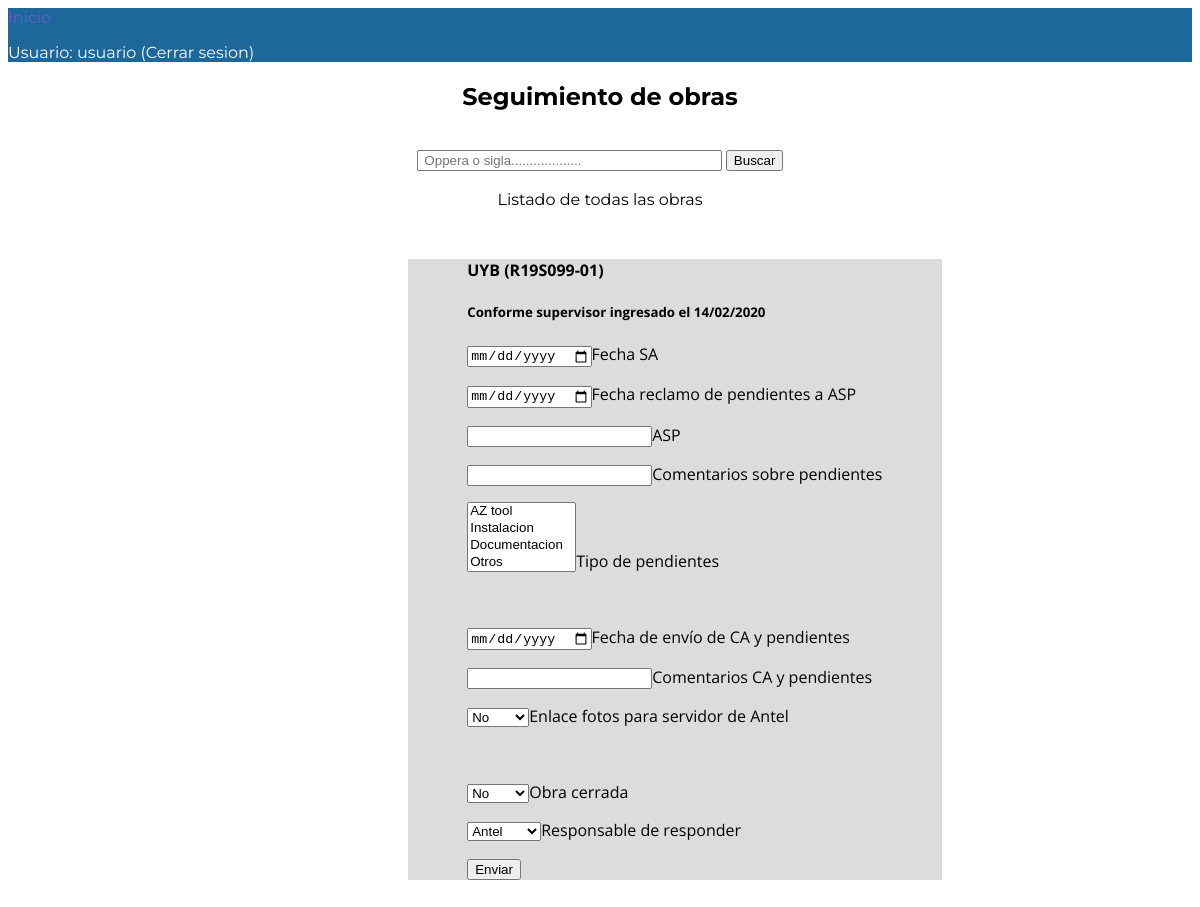
The page /manager/updatework/8/ (signed in) on the database as committed earlier.
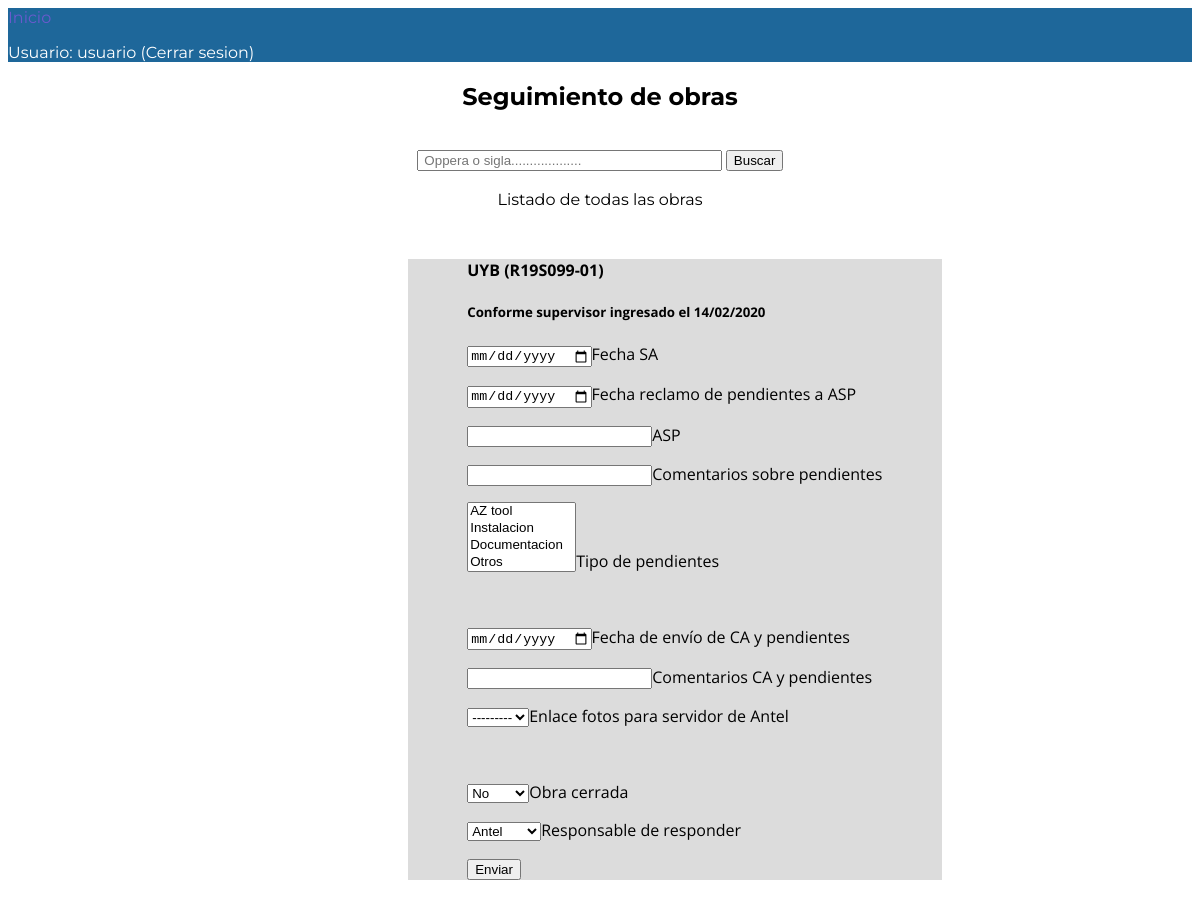
The same page on the database as committed later.
### manager/models.py (models this page shows)
class WorkSheet(models.Model):
    site = models.CharField(verbose_name = 'Sigla', max_length = 12)
    oppera = models.CharField(verbose_name = 'No. Oppera', max_length =  10)
    cs_date = models.DateField(verbose_name = 'Fecha CS',null = True)
    cs_comments = models.CharField(verbose_name = 'Comentarios sobre CS', null = True , blank = True, max_length = 200)
    pendings_date = models.DateField(verbose_name = 'Fecha SA',null = True, blank = True)
    claim_date = models.DateField(verbose_name = 'Fecha reclamo pendientes',null = True, blank = True)
    asp = models.CharField(verbose_name = 'ASP responsable', max_length = 15, null = True , blank = True)
    claim_pending_comments = models.CharField(verbose_name = 'Cometarios sobre el reclamo a ASP', null = True , blank = True, max_length = 200)
    ca_date = models.DateField(verbose_name = 'Fecha CA',null = True, blank = True)
    ca_comments = models.CharField(verbose_name = 'Comentarios sobre CA', null = True , blank = True, max_length = 200)
    SERVER_PICS = (
        ('s','Si'),
        ('n','No')
    )
    ca_pics_link = models.CharField(max_length = 1, choices = SERVER_PICS, blank = True, null = True, verbose_name = 'Fotos para servidor de Antel')
    pend_type = models.ManyToManyField(PendType, verbose_name = 'Tipo de pendiente', blank = True)
    CLOSED = (
        ('s','Si'),
        ('n','No')
    )
    closed = models.CharField(max_length = 1, choices = CLOSED, blank = True, default = 'n', verbose_name = 'Obra cerrada')
    SIDE = (
        ('a','Antel'),
        ('e','Ericsson')
    )
    pend_side = models.CharField(max_length = 1, choices = SIDE, blank = True, default = 'a', verbose_name = 'Responsable de contestar')
    class Meta:
        ordering = ['-cs_date']

### manager/views.py (the view)
# urls.py: path('updatework/<int:pk>/',views.UpdateWork.as_view() , name= 'update-work'),
class UpdateWork(PermissionRequiredMixin,generic.UpdateView):
    model = WorkSheet
    permission_required = 'manager.can_mark_returned'
    form_class = UpdateWorkForm
    template_name = 'manager/worksheet_form.html'
    success_url = "/manager/workdetail/{id}"

### manager/forms.py
class UpdateWorkForm(forms.ModelForm):
    class Meta:
        model = WorkSheet
        fields = [
            'pendings_date',
            'pend_type',
            'claim_date',
            'asp',
            'claim_pending_comments',
            'ca_date',
            'ca_comments',
            'ca_pics_link',
            'closed',
            'pend_side',
        ]
        widgets = {'pendings_date':DateInput,'claim_date':DateInput,'ca_date':DateInput,}

### manager/models.py (called while the page is built)
    def __str__(self):
        return self.pend_type

### templates/manager/worksheet_form.html (shortened to what this page needs)
{% extends "base_generic.html" %}
{% block content %}
<div id="wrapper2">
    <h4>{{worksheet.site}} ({{worksheet.oppera}}) </h4>
    <h5>Conforme supervisor ingresado el {{ worksheet.cs_date|date:"d/m/Y" }}</h5>
        <form  role="form"  enctype="multipart/form-data" action="" method="POST" id="upload-image-form">
                <p>{{ form.pendings_date }}Fecha SA</p>
                <p>{{ form.claim_date }}Fecha reclamo de pendientes a ASP</p>
                <p>{{ form.asp }}ASP </p>
                <p>{{ form.claim_pending_comments }}Comentarios sobre pendientes </p>
                <p>{{ form.pend_type }}Tipo de pendientes </p>
                <br>
                <p>{{ form.ca_date }}Fecha de envío de CA y pendientes </p>
                <p>{{ form.ca_comments }}Comentarios CA y pendientes </p>
                <p>{{ form.ca_pics_link }}Enlace fotos para servidor de Antel</p>
                <br>
                <p>{{ form.closed }}Obra cerrada</p>
                <p>{{ form.pend_side }}Responsable de responder</p>
                <button type="submit" formmethod="post">Enviar</button>
        </form>
</div>
{% endblock content %}

Rows that differ between the two databases and show on the page:
changed WorkSheet "UYB": ca_pics_link "No" → "---------"
